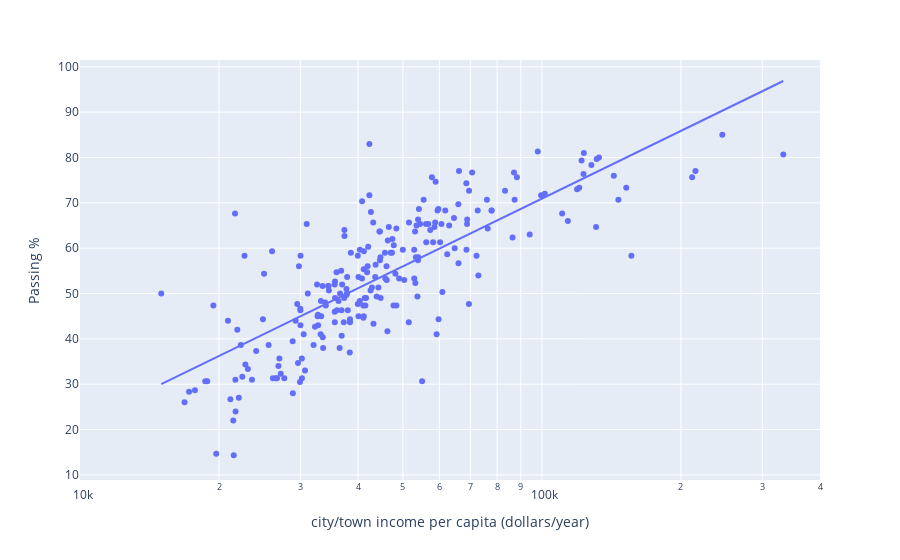
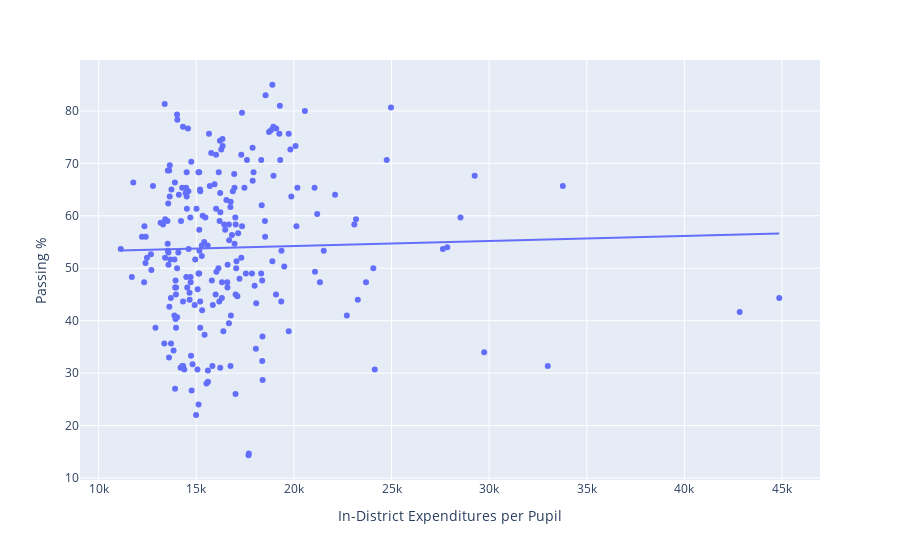

Notebook code for these charts, in order:
### Code cell
#Analyze the data
import plotly
import plotly.express as px
p1=px.scatter(df,x="DOR Income Per Capita",y="Passing %",log_x=True,hover_data=
              {"district_name","Passing %"},trendline="ols",trendline_options=dict(log_x=True))
p1.update_xaxes(range=[4,5.60206],dtick="D1",title="city/town income per capita (dollars/year)")
p1.show()
p2=px.scatter(df,x="In-District Expenditures per Pupil",y="Passing %",hover_data=
              {"district_name","Passing %"},trendline="ols")
p2.show()

### Figure 1 — Plotly figure (JSON) as saved in the notebook; plotly's stock layout.template omitted (floating-point values rounded to 4 significant figures; data arrays with more than 128 entries replaced by an {"elided": "..."} marker saying what was removed)
{"data": [{"customdata": {"elided": "231x1 str values"}, "hovertemplate": "DOR Income Per Capita=%{x}<br>Passing %=%{y}<br>district_name=%{customdata[0]}<extra></extra>", "legendgroup": "", "marker": {"color": "#636efa", "symbol": "circle"}, "mode": "markers", "name": "", "orientation": "v", "showlegend": false, "type": "scatter", "x": {"elided": "231 int values"}, "xaxis": "x", "y": {"elided": "231 float values"}, "yaxis": "y"}, {"hovertemplate": "<b>OLS trendline</b><br>Passing % = 49.6379 * log10(DOR Income Per Capita) + -177.261<br>R<sup>2</sup>=0.613870<br><br>DOR Income Per Capita=%{x}<br>Passing %=%{y} <b>(trend)</b><extra></extra>", "legendgroup": "", "marker": {"color": "#636efa", "symbol": "circle"}, "mode": "lines", "name": "", "showlegend": false, "type": "scatter", "x": {"elided": "231 int values"}, "xaxis": "x", "y": {"elided": "231 float values"}, "yaxis": "y"}], "layout": {"legend": {"tracegroupgap": 0}, "margin": {"t": 60}, "xaxis": {"anchor": "y", "domain": [0, 1], "dtick": "D1", "range": [4, 5.602], "title": {"text": "city/town income per capita (dollars/year)"}, "type": "log"}, "yaxis": {"anchor": "x", "domain": [0, 1], "title": {"text": "Passing %"}}}}

### Figure 2 — Plotly figure (JSON) as saved in the notebook; plotly's stock layout.template omitted (floating-point values rounded to 4 significant figures; data arrays with more than 128 entries replaced by an {"elided": "..."} marker saying what was removed)
{"data": [{"customdata": {"elided": "231x1 str values"}, "hovertemplate": "In-District Expenditures per Pupil=%{x}<br>Passing %=%{y}<br>district_name=%{customdata[0]}<extra></extra>", "legendgroup": "", "marker": {"color": "#636efa", "symbol": "circle"}, "mode": "markers", "name": "", "orientation": "v", "showlegend": false, "type": "scatter", "x": {"elided": "231 float values"}, "xaxis": "x", "y": {"elided": "231 float values"}, "yaxis": "y"}, {"hovertemplate": "<b>OLS trendline</b><br>Passing % = 9.65628e-05 * In-District Expenditures per Pupil + 52.2958<br>R<sup>2</sup>=0.000853<br><br>In-District Expenditures per Pupil=%{x}<br>Passing %=%{y} <b>(trend)</b><extra></extra>", "legendgroup": "", "marker": {"color": "#636efa", "symbol": "circle"}, "mode": "lines", "name": "", "showlegend": false, "type": "scatter", "x": {"elided": "231 float values"}, "xaxis": "x", "y": {"elided": "231 float values"}, "yaxis": "y"}], "layout": {"legend": {"tracegroupgap": 0}, "margin": {"t": 60}, "xaxis": {"anchor": "y", "domain": [0, 1], "title": {"text": "In-District Expenditures per Pupil"}}, "yaxis": {"anchor": "x", "domain": [0, 1], "title": {"text": "Passing %"}}}}
